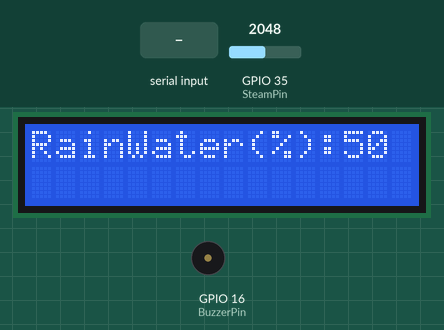
The sketch below on a simulated ESP32. On the bench: 16×2 character LCD, buzzer (waves = sounding). Inputs (shaded band) come from the test bench; at power-on: GPIO 35 (SteamPin) = 2048. What the sketch prints to the serial monitor is not drawn.

Above: at 0.23 s.
1.3 s: GPIO 35 (SteamPin) set to 2866
At 3.3 s:
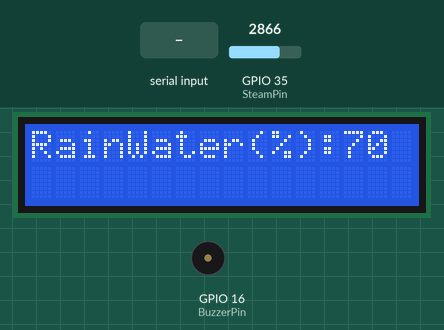
4.0 s: "1" received over the second serial link
At 5.4 s:
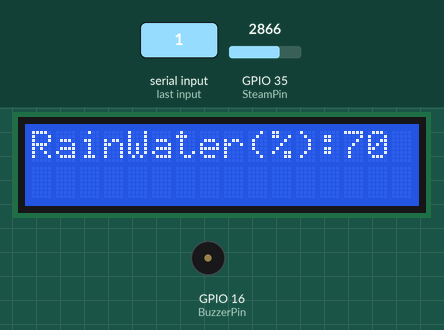
Timing chart, 0 to 7.0 s (numbered marks = the images above; inputs shaded):
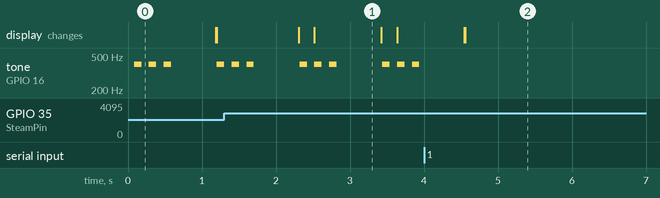

The sketch:

4_4_4_Rainwater-Detection-System.ino
```cpp
/*
 * 文件名 : Rainwater-Detection-System
 * 功能   : 结合水滴传感器、智能语音控制模块、LCD1602模块和无源蜂鸣器模拟雨水检测系统
 * 编译IDE：ARDUINO 2.3.6
 * 作者   : https://www.keyesrobot.cn/
*/

// 导入相关库文件
#include <SoftwareSerial.h>
#include <Wire.h>
#include <LiquidCrystal_I2C.h>

// 定义引脚常量
const int RX_PIN = 23; // 引脚 GPIO23 为 RX
const int TX_PIN = 5; // 引脚 GPIO5 为 TX
const int SteamPin = 35;   // 定义水滴传感器引脚
const int BuzzerPin = 16; // 定义无源蜂鸣器引脚

SoftwareSerial mySerial(RX_PIN, TX_PIN); // 定义软件串口引脚（RX, TX）

LiquidCrystal_I2C lcd(0x27, 16, 2); // 定义LCD地址和行列

// 定义变量
volatile int yuyin;
volatile double AnalogValue;
volatile int Value;

// 串口发送消息最大长度
#define UART_SEND_MAX      32
#define UART_MSG_HEAD_LEN  2
#define UART_MSG_FOOT_LEN  2

// 串口发送消息号
#define U_MSG_bozhensgshu      1
#define U_MSG_boxiaoshu      2
#define U_MSG_bobao1      3
#define U_MSG_bobao2      4
#define U_MSG_bobao3      5
#define U_MSG_bobao4      6
#define U_MSG_bobao5      7
#define U_MSG_bobao6      8
#define U_MSG_bobao7      9
#define U_MSG_bobao8      10
#define U_MSG_bobao9      11
#define U_MSG_bobao10      12
#define U_MSG_bobao11      13
#define U_MSG_bobao12      14
#define U_MSG_bobao13      15
#define U_MSG_bobao14      16
#define U_MSG_bobao15      17
#define U_MSG_bobao16      18
#define U_MSG_bobao17      19
#define U_MSG_bobao18      20

// 串口消息参数类型
typedef union {
  double d_double;
  int d_int;
  unsigned char d_ucs[8];
  char d_char;
  unsigned char d_uchar;
  unsigned long d_long;
  short d_short;
  float d_float;}uart_param_t;

// 串口发送函数实现
void _uart_send_impl(unsigned char* buff, int len) {
  // TODO: 调用项目实际的串口发送函数
  for(int i=0;i<len;i++){
    mySerial.write (*buff++);
  }
}

// 串口通信消息尾
const unsigned char g_uart_send_foot[] = {
  0x55, 0xaa
};

// 十六位整数转32位整数
void _int16_to_int32(uart_param_t* param) {
  if (sizeof(int) >= 4)
    return;
  unsigned long value = param->d_long;
  unsigned long sign = (value >> 15) & 1;
  unsigned long v = value;
  if (sign)
    v = 0xFFFF0000 | value;
  uart_param_t p;  p.d_long = v;
  param->d_ucs[0] = p.d_ucs[0];
  param->d_ucs[1] = p.d_ucs[1];
  param->d_ucs[2] = p.d_ucs[2];
  param->d_ucs[3] = p.d_ucs[3];
}

// 浮点数转双精度
void _float_to_double(uart_param_t* param) {
  if (sizeof(int) >= 4)
    return;
  unsigned long value = param->d_long;
  unsigned long sign = value >> 31;
  unsigned long M = value & 0x007FFFFF;
  unsigned long e =  ((value >> 23 ) & 0xFF) - 127 + 1023;
  uart_param_t p0, p1;
  p1.d_long = ((sign & 1) << 31) | ((e & 0x7FF) << 20) | (M >> 3);
  param->d_ucs[0] = p0.d_ucs[0];
  param->d_ucs[1] = p0.d_ucs[1];
  param->d_ucs[2] = p0.d_ucs[2];
  param->d_ucs[3] = p0.d_ucs[3];
  param->d_ucs[4] = p1.d_ucs[0];
  param->d_ucs[5] = p1.d_ucs[1];
  param->d_ucs[6] = p1.d_ucs[2];
  param->d_ucs[7] = p1.d_ucs[3];
}

// 串口通信消息头
const unsigned char g_uart_send_head[] = {
  0xaa, 0x55
};

// 播报函数3
void _uart_bobao3() {
  uart_param_t param;
    int i = 0;
    unsigned char buff[UART_SEND_MAX] = {0};
    for (i = 0; i < UART_MSG_HEAD_LEN; i++) {
        buff[i + 0] = g_uart_send_head[i];
    }
    buff[2] = U_MSG_bobao3;
    for (i = 0; i < UART_MSG_FOOT_LEN; i++) {
        buff[i + 3] = g_uart_send_foot[i];
    }
    _uart_send_impl(buff, 5);
}

// 播报整数
void _uart_bozhensgshu(int zhengshu) {
  uart_param_t param;
    int i = 0;
    unsigned char buff[UART_SEND_MAX] = {0};
    for (i = 0; i < UART_MSG_HEAD_LEN; i++) {
        buff[i + 0] = g_uart_send_head[i];
    }
    buff[2] = U_MSG_bozhensgshu;
    param.d_int = zhengshu;
    _int16_to_int32(&param);
    buff[3] = param.d_ucs[0];
    buff[4] = param.d_ucs[1];
    buff[5] = 0;
    buff[6] = 0;
    for (i = 0; i < UART_MSG_FOOT_LEN; i++) {
        buff[i + 7] = g_uart_send_foot[i];
    }
    _uart_send_impl(buff, 9);
}

void setup(){
   mySerial.begin(9600); // 软件串口（与外设通信）
   Serial.begin(9600); // 硬件串口（与电脑通信）
   yuyin = 0; // 定义变量yuyin初始值为0
   AnalogValue = 0; // 定义变量AnalogValue初始值为0
   Value = 0; // 定义变量Value初始值为0
   Wire.begin(21,22); // 定义LCD通信引脚
   lcd.init(); // 初始化LCD
   lcd.backlight(); // 打开LCD背光
   lcd.display(); // 打开LCD显示
   lcd.clear(); // LCD清屏
   pinMode(SteamPin, INPUT); // 设置水滴传感器引脚为输入模式
   pinMode(BuzzerPin, OUTPUT); // 设置蜂鸣器引脚为输出模式
}

void loop(){
   AnalogValue = analogRead(SteamPin); // 获取水滴传感器的模拟值
   Value = round((AnalogValue / 4096.0) * 100); //将传感器模拟值通过计算转化成百分数赋于变量Value
   // 在LCD对应位置显示当前雨水量的百分数相关信息
   lcd.setCursor(0, 0);
   lcd.print(String("RainWater(%):") + String(Value));
   lcd.setCursor(0, 1);
   lcd.print("");
   if (mySerial.available() > 0) { // 接收语音控制模块的外设数据(命令参数)
     yuyin = mySerial.read(); // 将接收到的外设数据(命令参数)进行赋值
     Serial.println(yuyin); // 串口打印收到的外设数据(命令参数)
     if (yuyin == 49) { // 进行判断，接收到的数据(命令参数) 为49，检测雨水量的百分数值并且进行语音播报
       yuyin = 0;
       delay(3000);
       _uart_bobao3();
       delay(3000);
       _uart_bozhensgshu(Value);
       delay(2000);
     }
   }
   if (Value >= 10 && Value < 40) { // 进行判断，雨水量的百分数值大于等于10且小于40，蜂鸣器发出警报声1
     // 循环执行3次
     for (int i = 0; i < 3; i++) {
       tone(BuzzerPin,200); // 蜂鸣器发出频率为200的音调
       delay(100);
       noTone(BuzzerPin); // 蜂鸣器不发声
       delay(100);
     }
   } else if (Value >= 40 && Value <= 90) { // 进行判断，雨水量的百分数值大于等于40且小于90，蜂鸣器发出警报声2
     for (int i = 0; i < 3; i++) {
       tone(BuzzerPin,400);
       delay(100);
       noTone(BuzzerPin);
       delay(100);
     }
   } else if (Value > 90) { // 进行判断，雨水量的百分数值大于90，蜂鸣器发出警报声3
     for (int i = 0; i < 3; i++) {
       tone(BuzzerPin,600);
       delay(100);
       noTone(BuzzerPin);
       delay(100);
     }
   }
   noTone(BuzzerPin);
   delay(500);
   lcd.clear(); // 清除LCD显示
}
```

Measured:
- after the input at 1.3 s, the display: first differs from a run without the input after 1.2 s (image 1)
- after the input at 4.0 s, tone on GPIO 16 (BuzzerPin): stops changing and stays silent
- by itself, tone on GPIO 16 (BuzzerPin): repeats every 1.1 s: 400 Hz 0.10 s, silent 0.10 s, 400 Hz 0.10 s, silent 0.62 s, 400 Hz 0.10 s, silent 0.10 s
- what the display in image 1 shows lasts 0.9 s, from 2.5 s to 3.4 s
